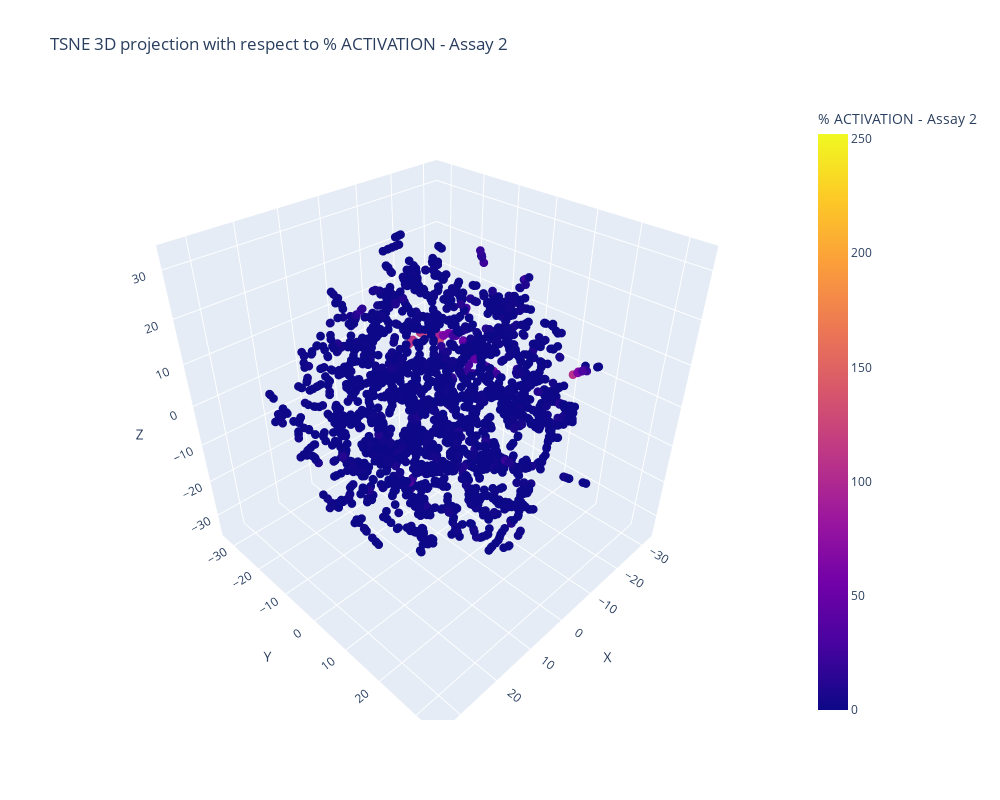

Notebook cell for this chart:
### Code cell
plot_projection_3d(projections_3d, feature='% ACTIVATION - Assay 2', projection='tsne')

### Figure 1 — Plotly figure (JSON) as saved in the notebook; plotly's stock layout.template omitted (floating-point values rounded to 4 significant figures; data arrays with more than 128 entries replaced by an {"elided": "..."} marker saying what was removed)
{"data": [{"hovertemplate": "X=%{x}<br>Y=%{y}<br>Z=%{z}<br>% ACTIVATION - Assay 2=%{marker.color}<extra></extra>", "legendgroup": "", "marker": {"color": {"elided": "2456 float values"}, "coloraxis": "coloraxis", "size": 3, "symbol": "circle"}, "mode": "markers", "name": "", "scene": "scene", "showlegend": false, "type": "scatter3d", "x": {"elided": "2456 float values"}, "y": {"elided": "2456 float values"}, "z": {"elided": "2456 float values"}}], "layout": {"coloraxis": {"cmax": 252.2, "cmin": 0, "colorbar": {"title": {"text": "% ACTIVATION - Assay 2"}}, "colorscale": [[0, "#0d0887"], [0.1111, "#46039f"], [0.2222, "#7201a8"], [0.3333, "#9c179e"], [0.4444, "#bd3786"], [0.5556, "#d8576b"], [0.6667, "#ed7953"], [0.7778, "#fb9f3a"], [0.8889, "#fdca26"], [1, "#f0f921"]]}, "height": 800, "legend": {"tracegroupgap": 0}, "scene": {"domain": {"x": [0, 1], "y": [0, 1]}, "xaxis": {"title": {"text": "X"}}, "yaxis": {"title": {"text": "Y"}}, "zaxis": {"title": {"text": "Z"}}}, "title": {"text": "TSNE 3D projection with respect to % ACTIVATION - Assay 2"}, "width": 1000}}
